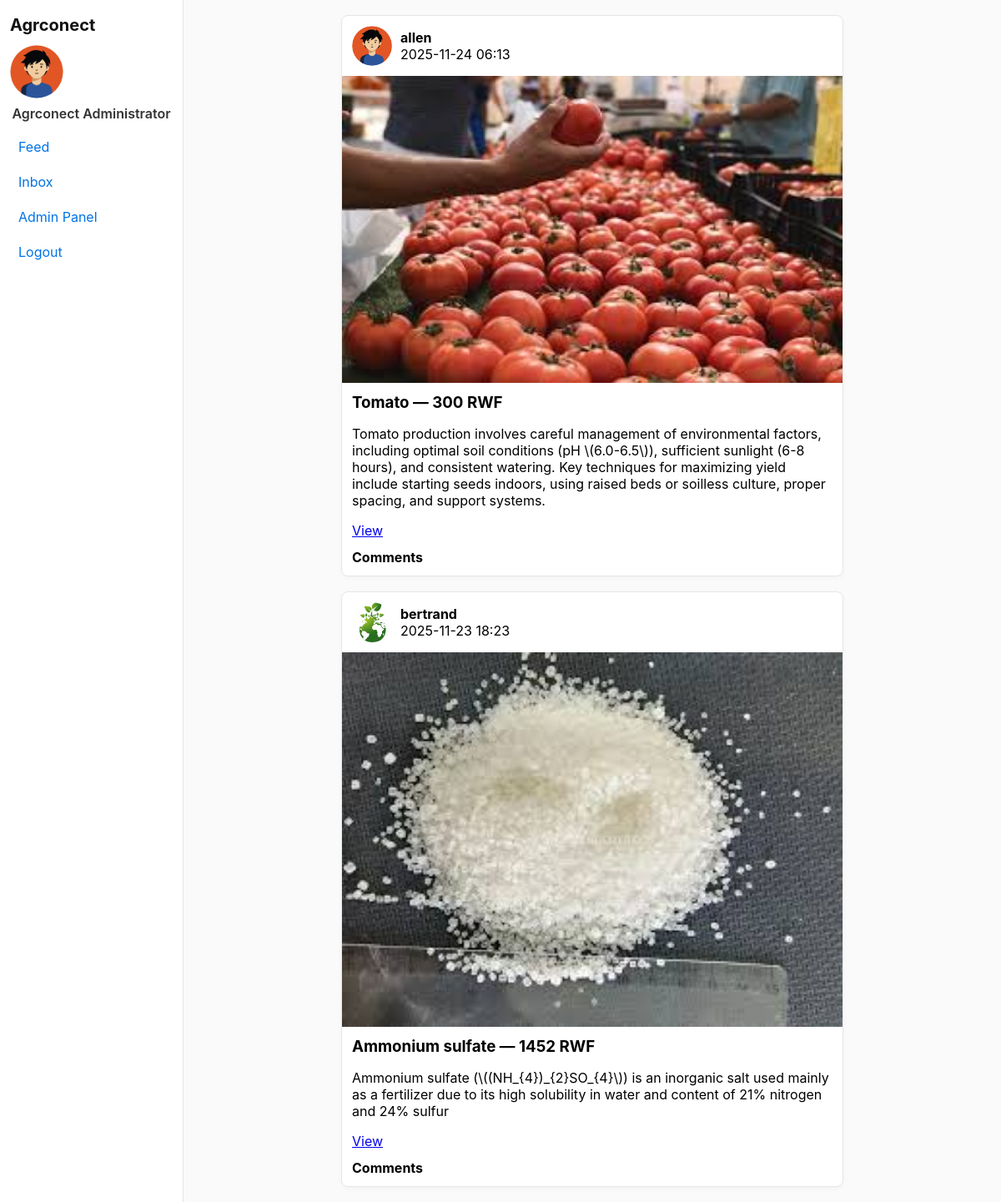
Screenshot of / (signed in) with the database file from the repository.
### app.py (models this page shows, shortened)
class User(db.Model, UserMixin):
    id = db.Column(db.Integer, primary_key=True)
    username = db.Column(db.String(120), nullable=False)
    email = db.Column(db.String(200), unique=True, nullable=False)
    password = db.Column(db.String(255), nullable=False)
    role = db.Column(db.String(20), nullable=False)  # 'seller' | 'customer' | 'admin'
    profile_pic = db.Column(db.String(300), default='default.png')
    created_at = db.Column(db.DateTime, default=datetime.utcnow)  # <-- added
    products = db.relationship('Product', backref='seller', lazy=True)
    comments = db.relationship('Comment', backref='user', lazy=True)
    messages_sent = db.relationship('Message', foreign_keys='Message.sender_id', backref='sender', lazy=True)
    messages_received = db.relationship('Message', foreign_keys='Message.receiver_id', backref='receiver', lazy=True)

class Product(db.Model):
    id = db.Column(db.Integer, primary_key=True)
    title = db.Column(db.String(200), nullable=False)
    description = db.Column(db.Text)
    price_rwf = db.Column(db.Integer, nullable=False)
    image = db.Column(db.String(300), default='default.png')
    seller_id = db.Column(db.Integer, db.ForeignKey('user.id'), nullable=False)
    created_at = db.Column(db.DateTime, default=datetime.utcnow)
    comments = db.relationship('Comment', backref='product', lazy=True)

### app.py (the view)
@app.route('/')
def index():
    products = Product.query.order_by(Product.created_at.desc()).all()
    return render_template('index.html', products=products)

### app.py (called while the page is built)
@app.before_request
def ensure_db():
    if not hasattr(app, 'db_ready'):
        db.create_all()
        admin_email = "ibpro2x@gmail.com"
        admin = User.query.filter_by(email=admin_email).first()
        if not admin:
            admin = User(username="Agrconect Administrator", email=admin_email, role="admin")
            admin.set_password("agrconect.admin")
            db.session.add(admin)
            db.session.commit()
        app.db_ready = True

@login_manager.user_loader
def load_user(user_id):
    return User.query.get(int(user_id))

### templates/index.html (shortened to what this page needs)
{% extends 'base.html' %}
{% block content %}
<div class="feed-wrap">
  {% for p in products %}
  <article class="post-card">
    <header class="post-header">
      <img class="avatar" src="{{ url_for('uploads', filename=p.seller.profile_pic) }}">
      <div class="post-user">
        <div class="username">{{ p.seller.username }}</div>
        <div class="posted-time">{{ p.created_at.strftime('%Y-%m-%d %H:%M') }}</div>
      </div>
    </header>
    <div class="post-image-wrap">
      <img class="post-image" src="{{ url_for('uploads', filename=p.image) }}">
    </div>
    <div class="post-body">
      <h3 class="title">{{ p.title }} — {{ p.price_rwf }} RWF</h3>
      <p>{{ p.description }}</p>
      <div class="post-actions">
        <a href="{{ url_for('product_detail', pid=p.id) }}">View</a>
      </div>
      <div class="comments">
        <strong>Comments</strong>
      </div>
    </div>
  </article>
  {% endfor %}
</div>
{% endblock %}

### templates/base.html (shortened to what this page needs)
<!doctype html>
<html>
<head>
  <link rel="stylesheet" href="{{ url_for('static', filename='css/style.css') }}">
</head>
<body>
  <div class="app">
    <aside class="sidebar">
      <div class="sidebar-top">
        <a href="{{ url_for('index') }}" class="brand">Agrconect</a>
      </div>
      {% if current_user.is_authenticated %}
      <div class="profile">
        <img src="{{ url_for('uploads', filename=current_user.profile_pic) }}" class="sidebar-avatar">
        <div class="profile-name">{{ current_user.username }}</div>
      </div>
      <nav class="menu">
        <a href="{{ url_for('dashboard') }}">Feed</a>
        <a href="{{ url_for('inbox') }}">Inbox</a>
        {% if current_user.role == 'admin' %}
        <a href="{{ url_for('dashboard') }}">Admin Panel</a>
        {% endif %}
        <a href="{{ url_for('logout') }}">Logout</a>
      </nav>
      {% endif %}
    </aside>
    <main class="main">
      {% block content %}{% endblock %}
    </main>
  </div>
</body>
</html>

### static/css/style.css (style rules this page uses)
body { font-family: -apple-system, BlinkMacSystemFont, "Segoe UI", Roboto, Arial; background:#fafafa; margin:0; }
.app { display:flex; min-height:100vh; }
.sidebar { width:220px; background:#fff; border-right:1px solid #e6e6e6; padding:18px 12px; box-sizing:border-box; }
.brand { font-weight:700; font-size:20px; text-decoration:none; color:#111; display:block; margin-bottom:12px; }
.sidebar-avatar { width:64px; height:64px; border-radius:50%; object-fit:cover; display:block; margin-bottom:8px; }
.profile { text-align:center; margin-bottom:12px; }
.profile-name { font-weight:600; color:#333; }
.menu a { display:block; padding:8px 10px; color:#0073e6; text-decoration:none; border-radius:6px; margin-bottom:6px; }
.main { flex:1; padding:18px; box-sizing:border-box; }
.feed-wrap { display:flex; flex-direction:column; gap:18px; align-items:center; }
.post-card { width:600px; background:#fff; border:1px solid #e6e6e6; border-radius:8px; overflow:hidden; box-shadow:0 2px 6px rgba(0,0,0,0.03); }
.post-header { display:flex; align-items:center; padding:12px; gap:10px; }
.avatar { width:48px; height:48px; border-radius:50%; object-fit:cover; }
.post-user .username { font-weight:700; }
.post-image-wrap { width:100%; max-height:520px; overflow:hidden; background:#000; display:flex; justify-content:center; align-items:center; }
.post-image { width:100%; object-fit:cover; display:block; }
.post-body { padding:12px; }
.title { margin:0 0 8px 0; }
.post-actions { margin-top:10px; display:flex; gap:10px; align-items:center; }
.comments { margin-top:12px; }

### rows the page displays
User: profile_pic (placeholder picture), username "Agrconect Administrator"
Product: profile_pic (placeholder picture), seller.username "allen", created_at "2025-11-24 06:13", image (picture), title "Tomato", price_rwf "300", description "Tomato production involves careful management of environmental factors, including optimal soil conditions (pH \\(6.0-6.5\\)), sufficient sunlight (6-8 hours), and consistent watering. Key techniques for maximizing yield include starting seeds indoors, using raised beds or soilless culture, proper spacing, and support systems."
Product: profile_pic (picture), seller.username "bertrand", created_at "2025-11-23 18:23", image (picture), title "Ammonium sulfate", price_rwf "1452", description "Ammonium sulfate (\\((NH_{4})_{2}SO_{4}\\)) is an inorganic salt used mainly as a fertilizer due to its high solubility in water and content of 21% nitrogen and 24% sulfur"
